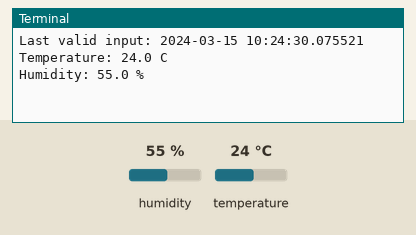
Recording of a program running on a simulated Raspberry Pi (BCM pin numbers). Parts: the last lines printed to the terminal. The test bench sets the inputs (shaded band); at power-on: humidity 55 %, temperature 24 °C. The clock reads 2024-03-15 10:24:30 at power-on unless the program sets it.

Above: at 1.2 s.
1.3 s: humidity set to 22 %
At 3.5 s:
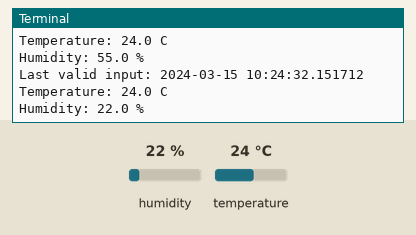
4.1 s: temperature set to 12 °C
At 5.4 s:
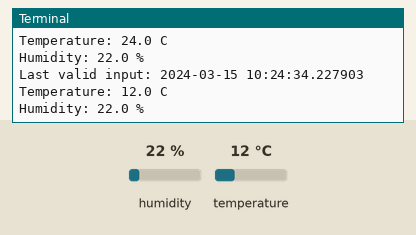
6.9 s: humidity set to 40 %
At 9.2 s:
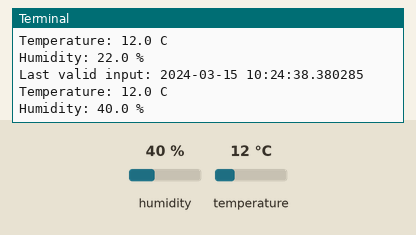
Timing chart, 0 to 10.7 s (numbered marks = the images above; inputs shaded):
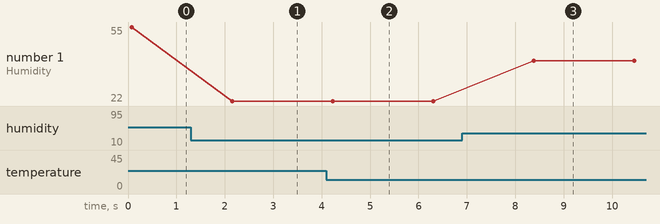

The program:

basicDHT11.py
```python
import RPi.GPIO as GPIO
import dht11
import time
import datetime

# Initialize GPIO settings
GPIO.setwarnings(True) # Enable GPIO warnings
GPIO.setmode(GPIO.BCM) # Use BCM (Broadcom) numbering for GPIO pins

# Initialize DHT11 sensor instance on GPIO pin 4
instance = dht11.DHT11(pin=4)

try:
    while True:
        # Read data from the DHT11 sensor
        result = instance.read()

        # Check if the reading is valid
        if result.is_valid():
            # Print the current timestamp, temperature, and humidity
            print("Last valid input: " + str(datetime.datetime.now()))
            print("Temperature: %-3.1f C" % result.temperature)
            print("Humidity: %-3.1f %%" % result.humidity)
        else:
            # Print the error code if the reading is invalid
            # comment out this line for troubleshooting purposes
            print("Error: %d" % result.error_code)

            #add a small delay before retrying to read sensor
            time.sleep(0.001)


        # Wait for 2 seconds before the next reading
        #(DHT11 requires at least 1 second between reads)
        # comment out this line if use Pi 3
        time.sleep(2)

except KeyboardInterrupt:
    # Cleanup GPIO settings before exiting the program
    print("Cleanup")
    GPIO.cleanup()
```

Measured:
- after the input at 1.3 s, the terminal: prints a new line after 0.85 s (image 1)
- after the input at 4.1 s, the terminal: prints a new line after 0.13 s (image 2)
- after the input at 6.9 s, the terminal: prints a new line after 1.5 s (image 3)
- plotted number 1: 55 → 22 after the input at 1.3 s, 22 → 40 after the input at 6.9 s
